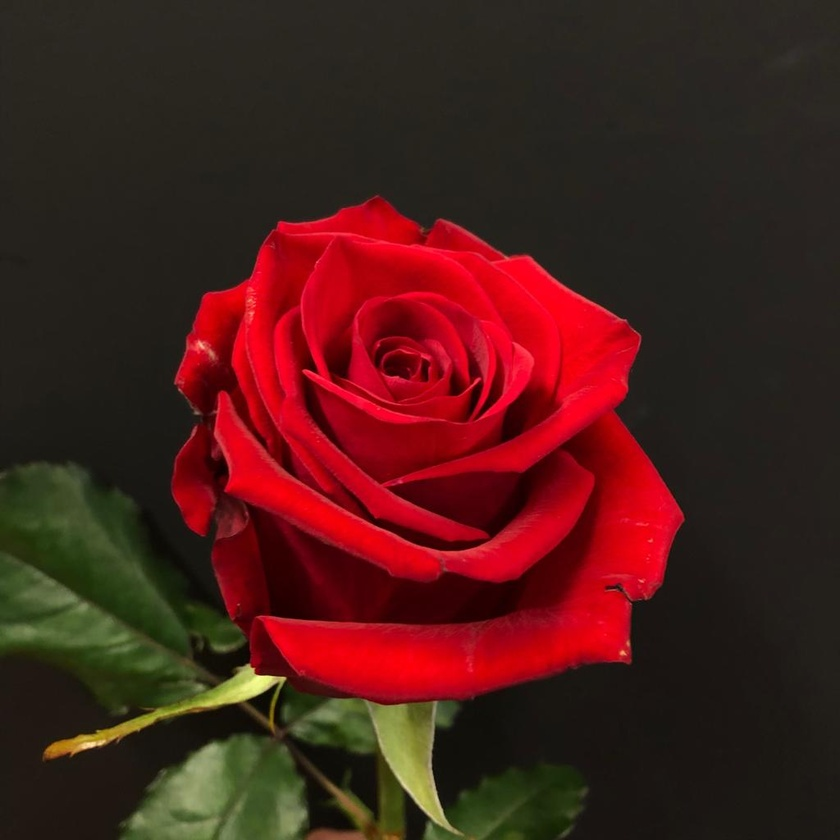
#> input picture Red.jpg, 840 x 840 px, shrunk from 1024 x 1024 before the run, found by its file name
$ python mam.py
#> lines starting #> are read from the running program, lines starting #| are printed output that depends on the picture; after the words box and inside, x2 and y2 are one past the last pixel; in counts of white or black regions, pixels touching at a corner belong together
import matplotlib.pyplot as plt
import cv2


def main():
	'''	Load an RGB image.	'''
	img_path = "C:\\Users\\Dell\\Desktop\\DIP\\Red.jpg"
	print(img_path)
	rgb = plt.imread(img_path)
#> rgb is the input picture: shape (840, 840, 3); mean R, G, B 74.6, 30, 25.9
	print(rgb.shape, rgb.max(), rgb.min())
#| (840, 840, 3) 255 0
	# print(rgb_img)

	'''	Split loaded RGB image into red, green and blue channels. '''
	red = rgb[:, :, 0]
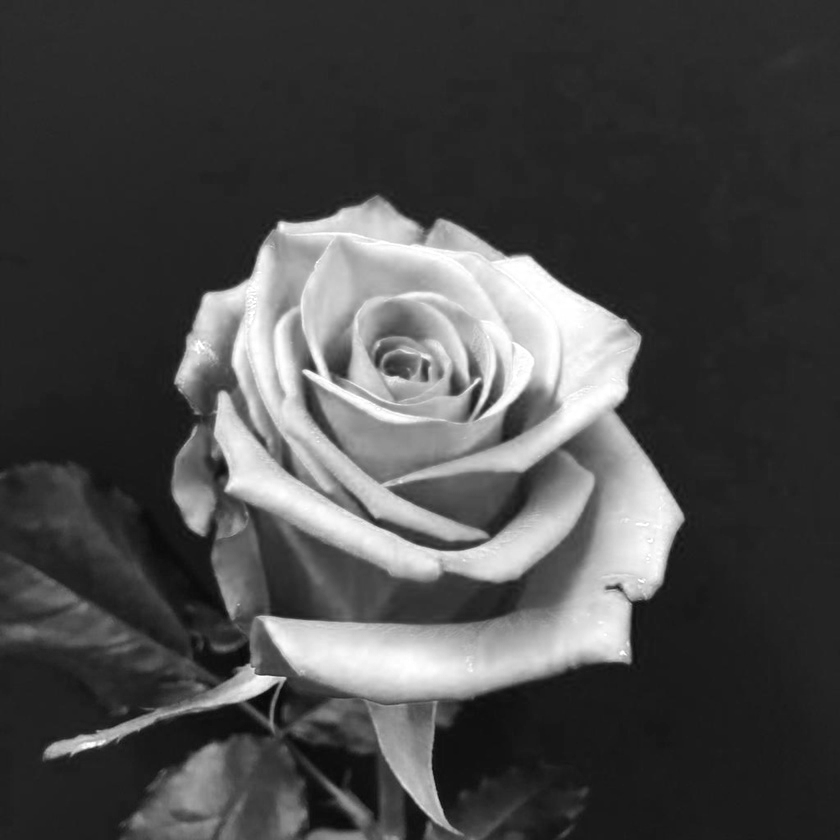
#> red: shape (840, 840); min 8, max 255, mean 74.6
	green = rgb[:, :, 1]
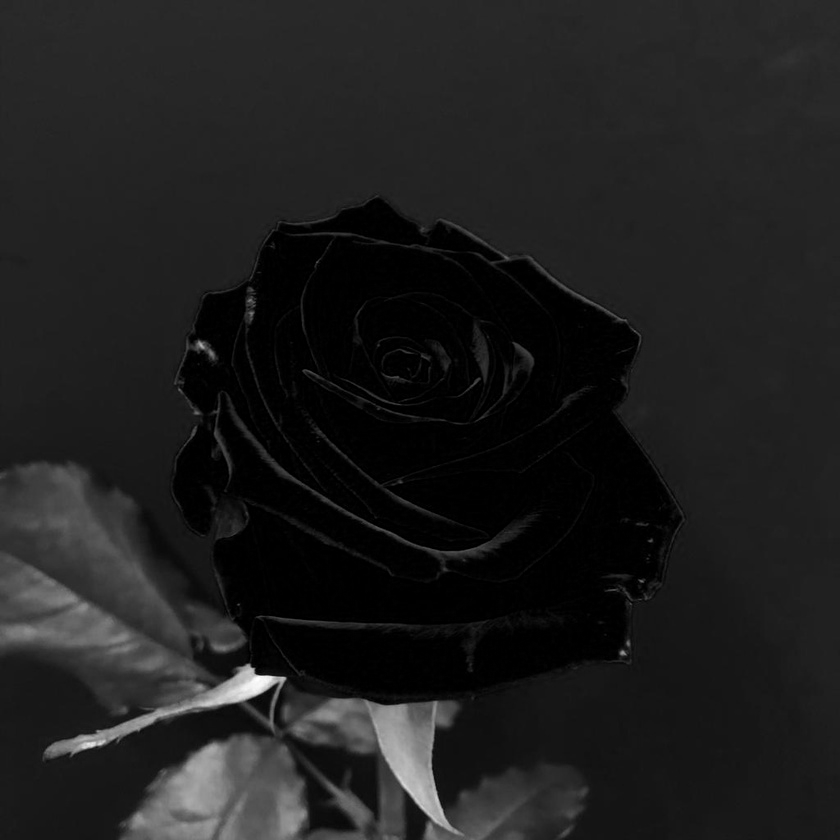
#> green: shape (840, 840); min 0, max 255, mean 30
	blue = rgb[:, :, 2]
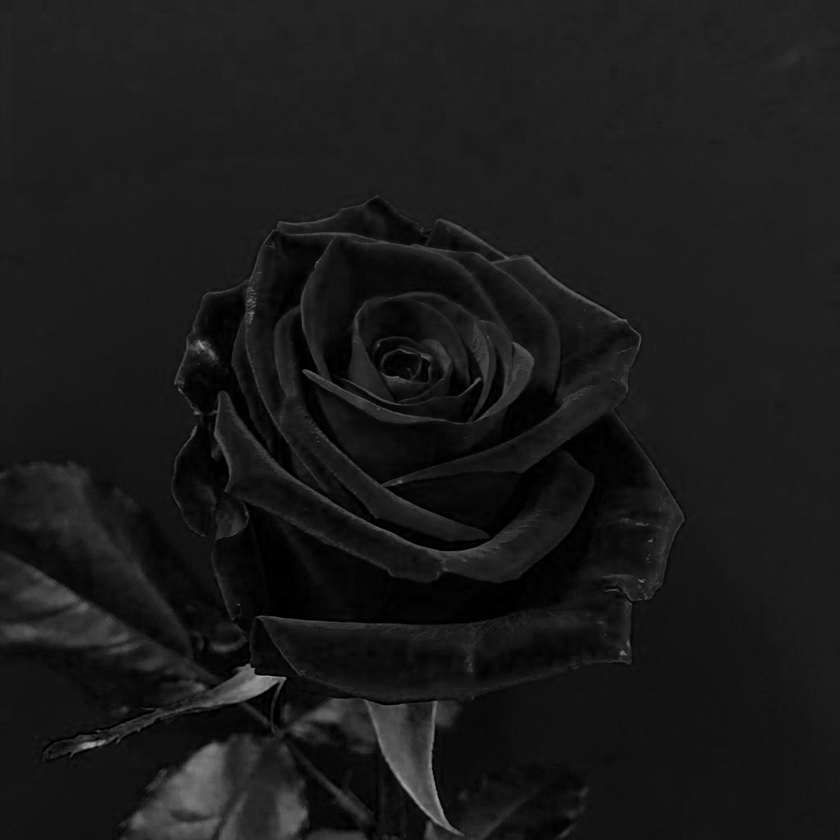
#> blue: shape (840, 840); min 0, max 172, mean 25.9
	print(red.shape, red.max(), red.min())
#| (840, 840) 255 8

	'''	Convert loaded RGB image into grayscale image.
		OpenCV does this:
		Grayscale = 0.299 * Red + 0.587 * Green + 0.114 * Blue
	'''
	grayscale = cv2.cvtColor(rgb, cv2.COLOR_RGB2GRAY)
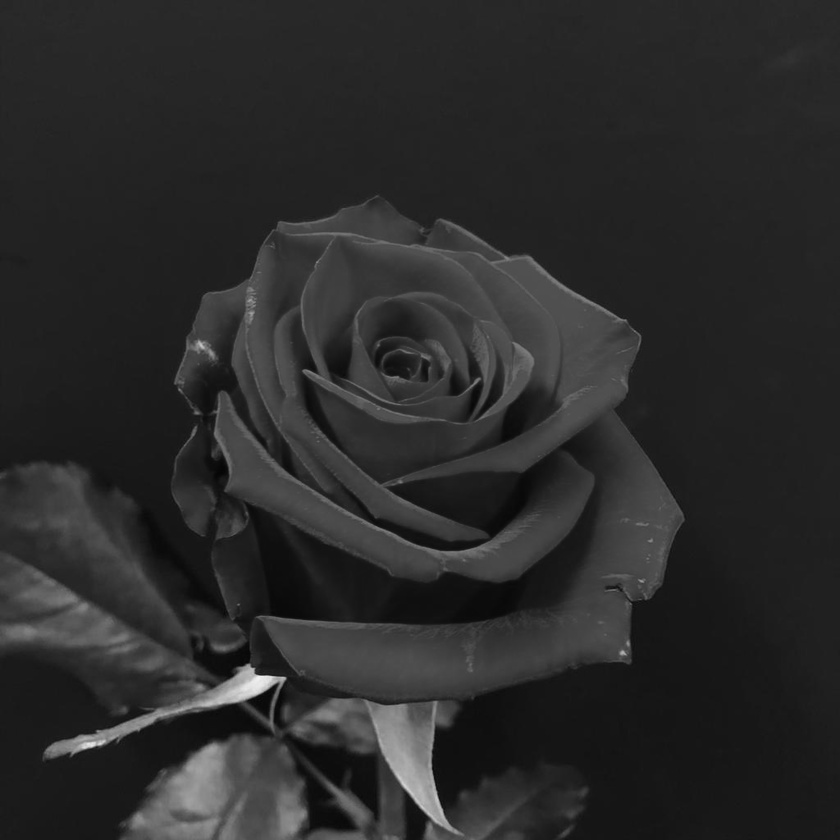
#> grayscale: shape (840, 840); min 5, max 241, mean 42.8
	print(grayscale.shape, grayscale.max(), grayscale.min())
#| (840, 840) 241 5

	'''	Turn the grayscale image into a binary image. '''
	_, binary = cv2.threshold(grayscale, 50, 255, cv2.THRESH_BINARY)
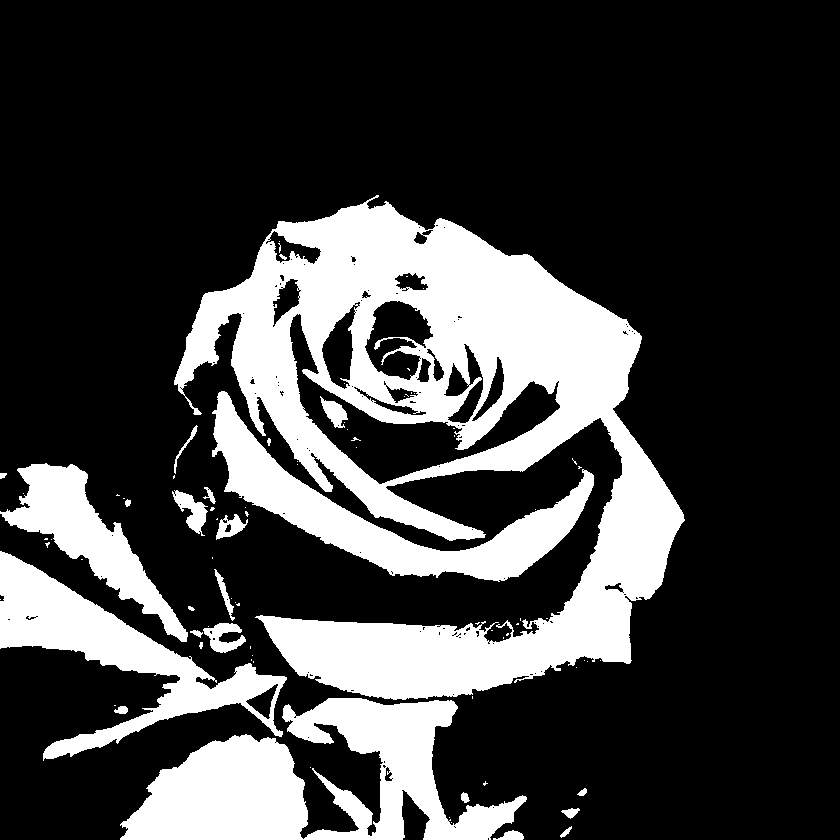
#> binary: shape (840, 840); 25% white; 85 white regions (60 under 20 px), largest, box (x1, y1, x2, y2) and area: (174, 195, 685, 700) 100875, (120, 698, 527, 840) 29118, (212, 391, 594, 582) 16735

	'''	Plot images. '''
	img_set = [rgb, red, green, blue, grayscale, binary]
	title_set = ['RGB', 'Red', 'Green', 'Blue', 'Grayscale', 'Binary']
	plt.figure(figsize = (20, 20))
	for i in range(6):
		plt.subplot(2, 3,  i + 1)
		plt.title(title_set[i])
		ch = len(img_set[i].shape)
		if (ch == 3):
			plt.imshow(img_set[i])
		else:
			plt.imshow(img_set[i], cmap = 'gray')
	plt.show()

if __name__ == '__main__':
	main()
